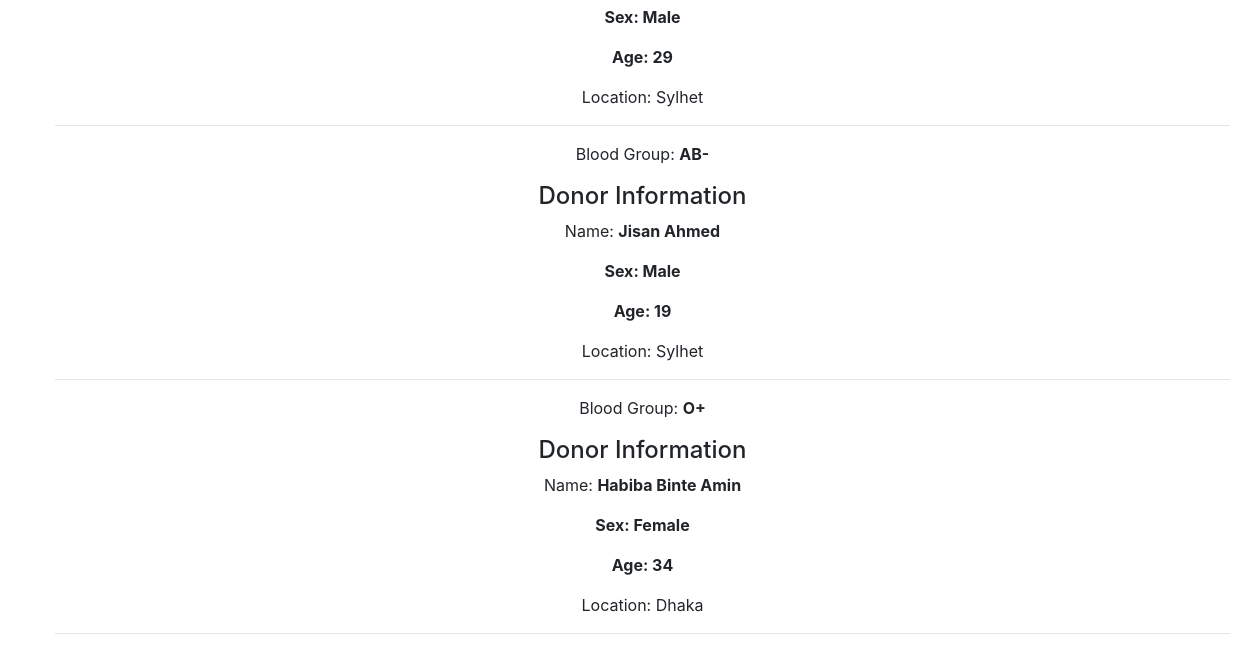
Before: / (lower part) with the older database file.
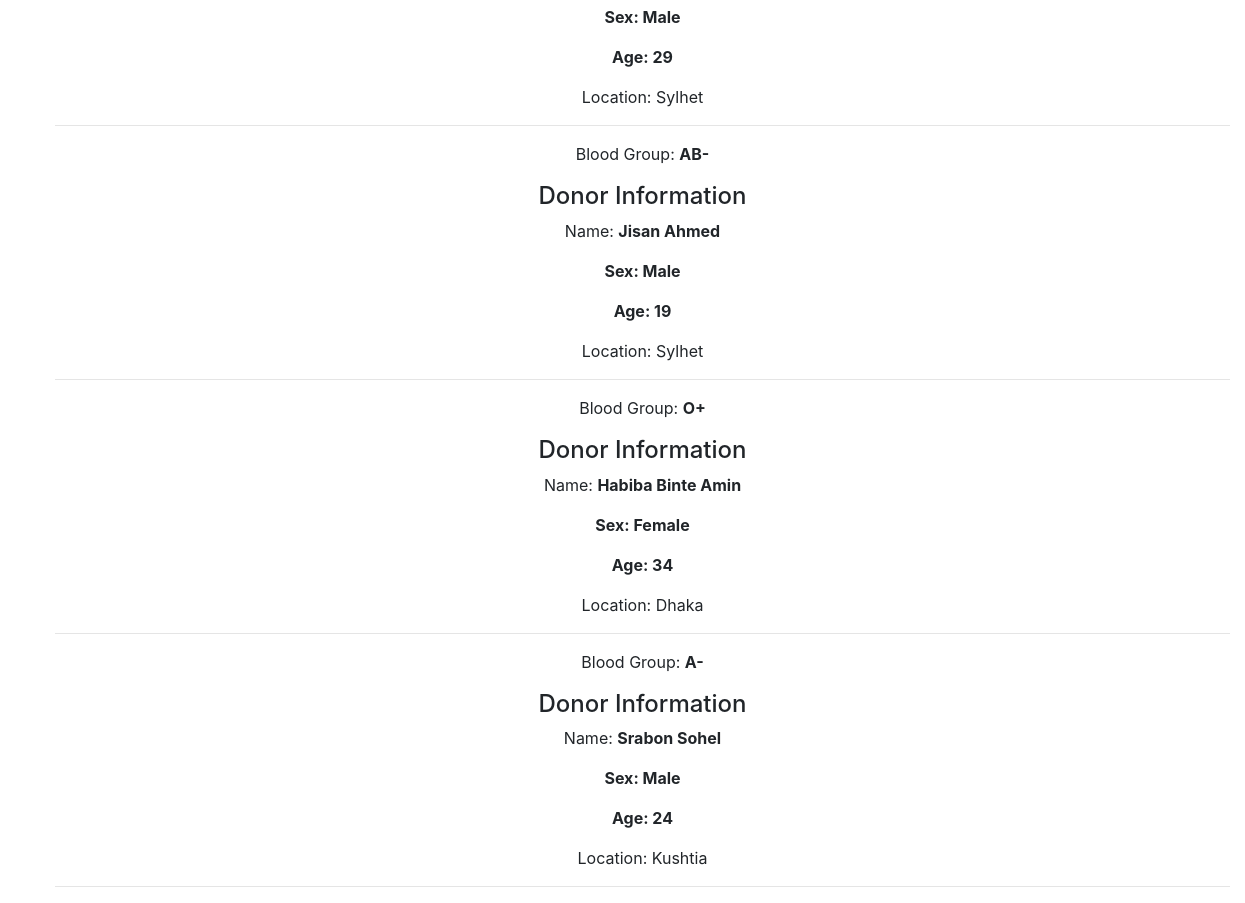
After: the same page with the newer database file.
### info/models.py (models this page shows, shortened)
class BloodInfo(models.Model):
    Male = 'Male'
    Female = 'Female'
    SEX_CHOICES = [
        (Male, 'Male'),
        (Female, 'Female'),
    ]
    A_POSITIVE = 'A+'
    A_NEGATIVE = 'A-'
    B_POSITIVE = 'B+'
    B_NEGATIVE = 'B-'
    AB_POSITIVE = 'AB+'
    AB_NEGATIVE = 'AB-'
    O_POSITIVE = 'O+'
    O_NEGATIVE = 'O-'
    BLOOD_GROUP_CHOICES = [
        (A_POSITIVE,'A+'),
        (A_NEGATIVE, 'A-'),
        (B_POSITIVE, 'B+'),
        (B_NEGATIVE, 'B-'),
        (AB_POSITIVE, 'AB+'),
        (AB_NEGATIVE, 'AB-'),
        (O_POSITIVE, 'O+'),
        (O_NEGATIVE, 'O-'),
    ]
    first_name = models.CharField(max_length=50, blank=False)
    last_name = models.CharField(max_length=50, blank=False)
    age = models.IntegerField(blank=False, default=1)
    blood_group = models.CharField(max_length=10,
                                   choices=BLOOD_GROUP_CHOICES,
                                   default='')
    sex = models.CharField(
        max_length=10,
        choices=SEX_CHOICES,
        default=Male,
    )
    location = models.CharField(max_length=150, blank=False)

### info/views.py (the view, shortened to what this page needs)
# urls.py: path('', index, name='home'),
def index(request):
    all_blood_info = BloodInfo.objects.all()
    context = {
        'all_blood_info': all_blood_info
    }
    return render(request, 'info/all_blood_records.html', context=context)

### info/templates/info/all_blood_records.html (shortened to what this page needs)
{% extends 'base.html' %}
{% block body %}
    <div class="container-fluid">
        <br>
        <br>
        <div class="all-records text-center">
            {% if all_blood_info %}
            <ul>
                {% for blood_info in all_blood_info %}
                    <p>Blood Group: <strong>{{ blood_info.blood_group }}</strong></p>
                    <h4>Donor Information</h4>
                    <p>Name: <strong>{{ blood_info.first_name }} {{ blood_info.last_name }}</strong></p>
                    <p><strong>Sex: {{ blood_info.sex }} </strong></p>
                    <p><strong>Age: {{ blood_info.age }}</strong></p>
                    <p>Location: {{ blood_info.location }}</p>
                <hr>
                {% endfor %}
            </ul>
            {% else %}
                <span  class="text-danger">No Blood Information Available!</span>
            {% endif %}
        </div>
    </div>
{% endblock %}

Changed rows visible on the page:
added BloodInfo: blood_group "A-", first_name "Srabon", last_name "Sohel", sex "Male", age "24", location "Kushtia"
